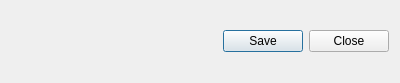
<?xml version="1.0" encoding="UTF-8"?>
<ui version="4.0">
 <class>Dialog</class>
 <widget class="QDialog" name="Dialog">
  <property name="geometry">
   <rect>
    <x>0</x>
    <y>0</y>
    <width>400</width>
    <height>83</height>
   </rect>
  </property>
  <property name="windowTitle">
   <string>Dialog</string>
  </property>
  <layout class="QVBoxLayout" name="verticalLayout">
   <item>
    <layout class="QGridLayout" name="mainLayout"/>
   </item>
   <item>
    <widget class="QDialogButtonBox" name="buttonBox">
     <property name="orientation">
      <enum>Qt::Horizontal</enum>
     </property>
     <property name="standardButtons">
      <set>QDialogButtonBox::Close|QDialogButtonBox::Save</set>
     </property>
    </widget>
   </item>
  </layout>
 </widget>
 <resources/>
 <connections>
  <connection>
   <sender>buttonBox</sender>
   <signal>accepted()</signal>
   <receiver>Dialog</receiver>
   <slot>accept()</slot>
   <hints>
    <hint type="sourcelabel">
     <x>248</x>
     <y>254</y>
    </hint>
    <hint type="destinationlabel">
     <x>157</x>
     <y>274</y>
    </hint>
   </hints>
  </connection>
  <connection>
   <sender>buttonBox</sender>
   <signal>rejected()</signal>
   <receiver>Dialog</receiver>
   <slot>reject()</slot>
   <hints>
    <hint type="sourcelabel">
     <x>316</x>
     <y>260</y>
    </hint>
    <hint type="destinationlabel">
     <x>286</x>
     <y>274</y>
    </hint>
   </hints>
  </connection>
 </connections>
</ui>
